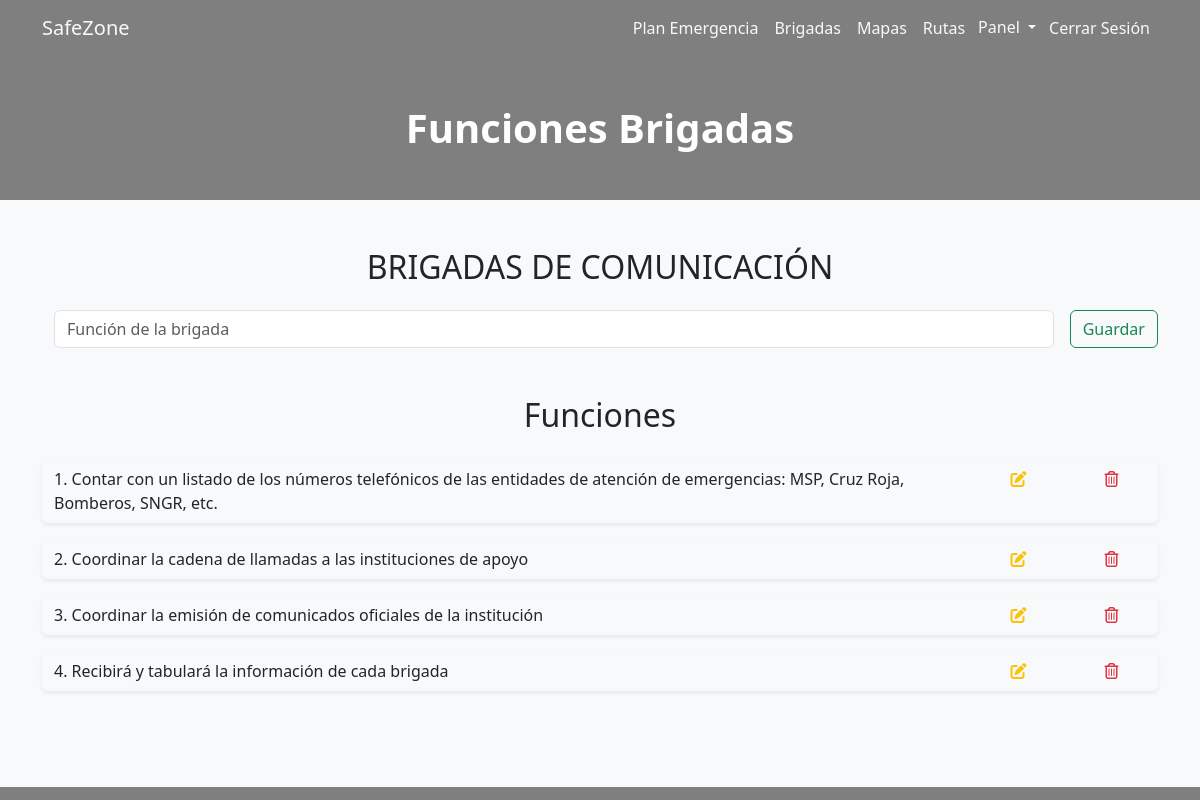
/add-brigade/1/ (signed in), run on the app's committed database.
### resqroute/models.py (models this page shows, shortened)
class Brigade(models.Model):
    name = models.CharField(max_length=100, unique=True, null=False)
    def __str__(self):
        return f'{self.name}'

class FunctionsBrigade(models.Model):
    brigade = models.ForeignKey(Brigade, on_delete=models.CASCADE)
    function = models.CharField(max_length=300, null=False)

### resqroute/views.py (the view, shortened to what this page needs)
# urls.py: path('add-brigade/<id>/', views.add_brigade, name = 'add_brigade'),
@login_required
def add_brigade(request, id):
    brigade = Brigade.objects.get(id=id)
    functions = FunctionsBrigade.objects.filter(brigade=id).order_by('function')
    context = {
        "form": FormFunctionsBrigade(initial={'brigade': brigade}),
        "items": functions,
        "brigade": brigade,
    }
    return render(request, 'admin/brigade/add.html', context)

### resqroute/forms.py
class FormFunctionsBrigade(forms.ModelForm):
    class Meta:
        model = FunctionsBrigade
        fields = ('brigade', 'function')
    def __init__(self, *args, initial_brigade=None,**kwargs):
        super().__init__(*args, **kwargs)
        self.fields['brigade'].widget.attrs.update({'class': 'form-control visually-hidden', 'id': 'brigade'})
        self.fields['function'].widget.attrs.update({'class': 'form-control', 'id': 'function', 'placeholder': 'Función de la brigada'})
        if initial_brigade:
            self.fields['brigade'].initial = initial_brigade

### resqroute/templates/admin/brigade/add.html (shortened to what this page needs)
{% extends user.is_authenticated|yesno:'authenticated.html,model.html' %}
{% block content %}
<main class="container-fluid text-center p-0">
  <h1 class="fw-bold text-white m-5">Funciones Brigadas</h1>
  <div class="container-fluid bg-light">
    <div class="container pt-5 pb-5">
      <h2>{{ brigade.name }}</h2>
      <form method="post" action=""  class="container text-start">
        <div class="row g-3">
          <div class="col-9 col-lg-11">
            {{ form.function }}
          </div>
          <div class="col-2 col-lg-1">
            <button class="btn btn-outline-success">Guardar</button>
          </div>
        </div>
      </form>
      <div class="container mt-5 mb-5">
        <h2 class="mb-4">Funciones</h2>
        {% for item in items %}
        <div class="row pt-2 pb-2 mt-3 mb-3 shadow-sm rounded">
          <div class="col-9 col-sm-10 text-start">
            {{ item.function }}
          </div>
          <div class="col-1">
            <a class="text-warning" href="{% url 'update_brigade' item.id %}"
              ><i class="fa-solid fa-pen-to-square"></i
            ></a>
          </div>
          <div class="col-1">
            <a
              class="text-danger"
              href="#"
              onclick="confirm_delete({{ item.id }})"
              ><i class="fa-regular fa-trash-can"></i
            ></a>
          </div>
        </div>
        {% endfor %}
      </div>
    </div>
  </div>
</main>
{% endblock %}

### resqroute/static/css/main.css (style rules this page uses)
html { -webkit-box-sizing: border-box; -moz-box-sizing: border-box; box-sizing: border-box; }
*, *:before, *:after { -webkit-box-sizing: inherit; -moz-box-sizing: inherit; box-sizing: inherit; }
body { background: url("https://www.unl.edu.ec/sites/default/files/galeria/2021/02/HEADER1.jpg") rgba(0, 0, 0, 0.5); background-blend-mode: multiply; background-position: center; background-size: cover; background-repeat: no-repeat; }

### data on the page
Brigade: name "BRIGADAS DE COMUNICACIÓN"
FunctionsBrigade: function "1. Contar con un listado de los números telefónicos de las entidades de atención de emergencias: MSP, Cruz Roja, Bomberos, SNGR, etc."
FunctionsBrigade: function "2. Coordinar la cadena de llamadas a las instituciones de apoyo"
FunctionsBrigade: function "3. Coordinar la emisión de comunicados oficiales de la institución"
FunctionsBrigade: function "4. Recibirá y tabulará la información de cada brigada"
